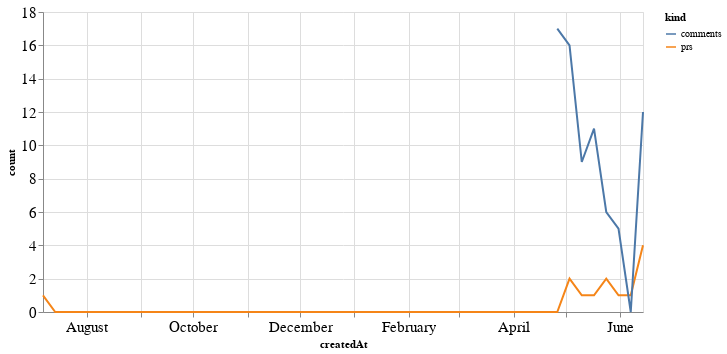

The cell this chart's notebook holds for it:
### Code cell
alt.Chart(total_time, width=600).mark_line().encode(
    x='createdAt',
    y='count',
    color='kind'
)

### Figure 1 — Vega-Lite specification as saved in the notebook (floating-point values rounded to 4 significant figures)
{"config": {"axisLeft": {"labelFontSize": 15}, "axisBottom": {"labelFontSize": 15}}, "data": {"name": "data-d69abd3aa176525a60eb9456a0a0c7bb"}, "mark": "line", "encoding": {"color": {"type": "nominal", "field": "kind"}, "x": {"type": "temporal", "field": "createdAt"}, "y": {"type": "quantitative", "field": "count"}}, "width": 600, "$schema": "https://vega.github.io/schema/vega-lite/v4.8.1.json", "datasets": {"data-d69abd3aa176525a60eb9456a0a0c7bb": [{"createdAt": "2019-07-07T00:00:00", "kind": "prs", "count": 1.0}, {"createdAt": "2019-07-14T00:00:00", "kind": "prs", "count": 0.0}, {"createdAt": "2019-07-21T00:00:00", "kind": "prs", "count": 0.0}, {"createdAt": "2019-07-28T00:00:00", "kind": "prs", "count": 0.0}, {"createdAt": "2019-08-04T00:00:00", "kind": "prs", "count": 0.0}, {"createdAt": "2019-08-11T00:00:00", "kind": "prs", "count": 0.0}, {"createdAt": "2019-08-18T00:00:00", "kind": "prs", "count": 0.0}, {"createdAt": "2019-08-25T00:00:00", "kind": "prs", "count": 0.0}, {"createdAt": "2019-09-01T00:00:00", "kind": "prs", "count": 0.0}, {"createdAt": "2019-09-08T00:00:00", "kind": "prs", "count": 0.0}, {"createdAt": "2019-09-15T00:00:00", "kind": "prs", "count": 0.0}, {"createdAt": "2019-09-22T00:00:00", "kind": "prs", "count": 0.0}, {"createdAt": "2019-09-29T00:00:00", "kind": "prs", "count": 0.0}, {"createdAt": "2019-10-06T00:00:00", "kind": "prs", "count": 0.0}, {"createdAt": "2019-10-13T00:00:00", "kind": "prs", "count": 0.0}, {"createdAt": "2019-10-20T00:00:00", "kind": "prs", "count": 0.0}, {"createdAt": "2019-10-27T00:00:00", "kind": "prs", "count": 0.0}, {"createdAt": "2019-11-03T00:00:00", "kind": "prs", "count": 0.0}, {"createdAt": "2019-11-10T00:00:00", "kind": "prs", "count": 0.0}, {"createdAt": "2019-11-17T00:00:00", "kind": "prs", "count": 0.0}, {"createdAt": "2019-11-24T00:00:00", "kind": "prs", "count": 0.0}, {"createdAt": "2019-12-01T00:00:00", "kind": "prs", "count": 0.0}, {"createdAt": "2019-12-08T00:00:00", "kind": "prs", "count": 0.0}, {"createdAt": "2019-12-15T00:00:00", "kind": "prs", "count": 0.0}, {"createdAt": "2019-12-22T00:00:00", "kind": "prs", "count": 0.0}, {"createdAt": "2019-12-29T00:00:00", "kind": "prs", "count": 0.0}, {"createdAt": "2020-01-05T00:00:00", "kind": "prs", "count": 0.0}, {"createdAt": "2020-01-12T00:00:00", "kind": "prs", "count": 0.0}, {"createdAt": "2020-01-19T00:00:00", "kind": "prs", "count": 0.0}, {"createdAt": "2020-01-26T00:00:00", "kind": "prs", "count": 0.0}, {"createdAt": "2020-02-02T00:00:00", "kind": "prs", "count": 0.0}, {"createdAt": "2020-02-09T00:00:00", "kind": "prs", "count": 0.0}, {"createdAt": "2020-02-16T00:00:00", "kind": "prs", "count": 0.0}, {"createdAt": "2020-02-23T00:00:00", "kind": "prs", "count": 0.0}, {"createdAt": "2020-03-01T00:00:00", "kind": "prs", "count": 0.0}, {"createdAt": "2020-03-08T00:00:00", "kind": "prs", "count": 0.0}, {"createdAt": "2020-03-15T00:00:00", "kind": "prs", "count": 0.0}, {"createdAt": "2020-03-22T00:00:00", "kind": "prs", "count": 0.0}, {"createdAt": "2020-03-29T00:00:00", "kind": "prs", "count": 0.0}, {"createdAt": "2020-04-05T00:00:00", "kind": "prs", "count": 0.0}, {"createdAt": "2020-04-12T00:00:00", "kind": "prs", "count": 0.0}, {"createdAt": "2020-04-19T00:00:00", "kind": "prs", "count": 0.0}, {"createdAt": "2020-04-26T00:00:00", "kind": "prs", "count": 0.0}, {"createdAt": "2020-05-03T00:00:00", "kind": "prs", "count": 2.0}, {"createdAt": "2020-05-10T00:00:00", "kind": "prs", "count": 1.0}, {"createdAt": "2020-05-17T00:00:00", "kind": "prs", "count": 1.0}, {"createdAt": "2020-05-24T00:00:00", "kind": "prs", "count": 2.0}, {"createdAt": "2020-05-31T00:00:00", "kind": "prs", "count": 1.0}, {"createdAt": "2020-06-07T00:00:00", "kind": "prs", "count": 1.0}, {"createdAt": "2020-06-14T00:00:00", "kind": "prs", "count": 4.0}, {"createdAt": "2019-07-07T00:00:00", "kind": "comments", "count": null}, {"createdAt": "2019-07-14T00:00:00", "kind": "comments", "count": null}, {"createdAt": "2019-07-21T00:00:00", "kind": "comments", "count": null}, {"createdAt": "2019-07-28T00:00:00", "kind": "comments", "count": null}, {"createdAt": "2019-08-04T00:00:00", "kind": "comments", "count": null}, {"createdAt": "2019-08-11T00:00:00", "kind": "comments", "count": null}, {"createdAt": "2019-08-18T00:00:00", "kind": "comments", "count": null}, {"createdAt": "2019-08-25T00:00:00", "kind": "comments", "count": null}, {"createdAt": "2019-09-01T00:00:00", "kind": "comments", "count": null}, {"createdAt": "2019-09-08T00:00:00", "kind": "comments", "count": null}, {"createdAt": "2019-09-15T00:00:00", "kind": "comments", "count": null}, {"createdAt": "2019-09-22T00:00:00", "kind": "comments", "count": null}, {"createdAt": "2019-09-29T00:00:00", "kind": "comments", "count": null}, {"createdAt": "2019-10-06T00:00:00", "kind": "comments", "count": null}, {"createdAt": "2019-10-13T00:00:00", "kind": "comments", "count": null}, {"createdAt": "2019-10-20T00:00:00", "kind": "comments", "count": null}, {"createdAt": "2019-10-27T00:00:00", "kind": "comments", "count": null}, {"createdAt": "2019-11-03T00:00:00", "kind": "comments", "count": null}, {"createdAt": "2019-11-10T00:00:00", "kind": "comments", "count": null}, {"createdAt": "2019-11-17T00:00:00", "kind": "comments", "count": null}, {"createdAt": "2019-11-24T00:00:00", "kind": "comments", "count": null}, {"createdAt": "2019-12-01T00:00:00", "kind": "comments", "count": null}, {"createdAt": "2019-12-08T00:00:00", "kind": "comments", "count": null}, {"createdAt": "2019-12-15T00:00:00", "kind": "comments", "count": null}, {"createdAt": "2019-12-22T00:00:00", "kind": "comments", "count": null}, {"createdAt": "2019-12-29T00:00:00", "kind": "comments", "count": null}, {"createdAt": "2020-01-05T00:00:00", "kind": "comments", "count": null}, {"createdAt": "2020-01-12T00:00:00", "kind": "comments", "count": null}, {"createdAt": "2020-01-19T00:00:00", "kind": "comments", "count": null}, {"createdAt": "2020-01-26T00:00:00", "kind": "comments", "count": null}, {"createdAt": "2020-02-02T00:00:00", "kind": "comments", "count": null}, {"createdAt": "2020-02-09T00:00:00", "kind": "comments", "count": null}, {"createdAt": "2020-02-16T00:00:00", "kind": "comments", "count": null}, {"createdAt": "2020-02-23T00:00:00", "kind": "comments", "count": null}, {"createdAt": "2020-03-01T00:00:00", "kind": "comments", "count": null}, {"createdAt": "2020-03-08T00:00:00", "kind": "comments", "count": null}, {"createdAt": "2020-03-15T00:00:00", "kind": "comments", "count": null}, {"createdAt": "2020-03-22T00:00:00", "kind": "comments", "count": null}, {"createdAt": "2020-03-29T00:00:00", "kind": "comments", "count": null}, {"createdAt": "2020-04-05T00:00:00", "kind": "comments", "count": null}, {"createdAt": "2020-04-12T00:00:00", "kind": "comments", "count": null}, {"createdAt": "2020-04-19T00:00:00", "kind": "comments", "count": null}, {"createdAt": "2020-04-26T00:00:00", "kind": "comments", "count": 17.0}, {"createdAt": "2020-05-03T00:00:00", "kind": "comments", "count": 16.0}, {"createdAt": "2020-05-10T00:00:00", "kind": "comments", "count": 9.0}, {"createdAt": "2020-05-17T00:00:00", "kind": "comments", "count": 11.0}, {"createdAt": "2020-05-24T00:00:00", "kind": "comments", "count": 6.0}, {"createdAt": "2020-05-31T00:00:00", "kind": "comments", "count": 5.0}, {"createdAt": "2020-06-07T00:00:00", "kind": "comments", "count": 0.0}, {"createdAt": "2020-06-14T00:00:00", "kind": "comments", "count": 12.0}]}}
